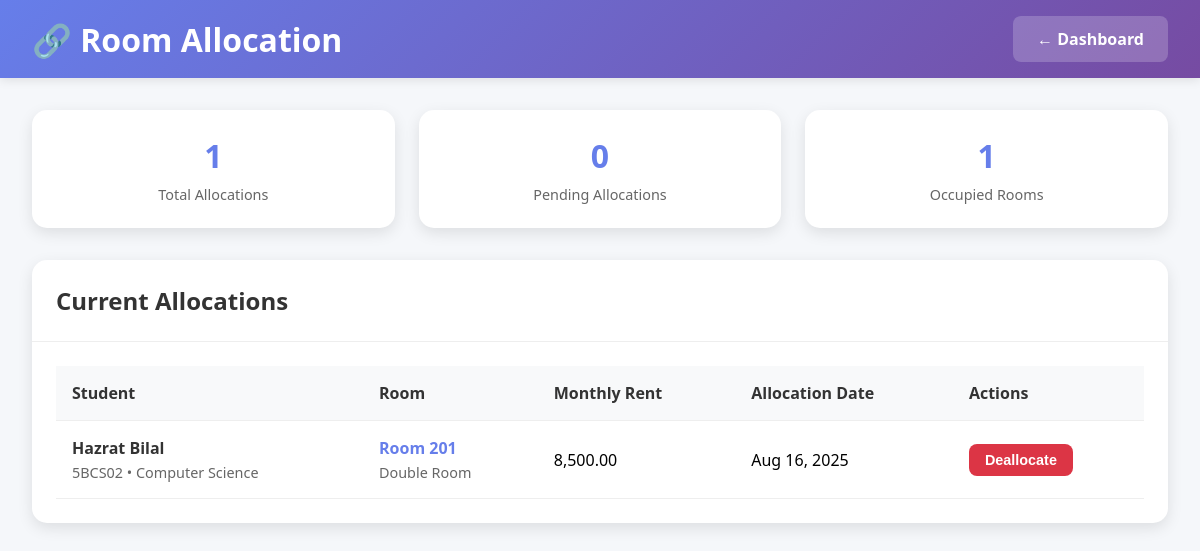
/allocations.php (signed in), run on the app's committed database.
### tables this page shows
CREATE TABLE `students` (
  `id` int(11) NOT NULL,
  `user_id` int(11) DEFAULT NULL,
  `roll_no` varchar(20) NOT NULL,
  `name` varchar(100) NOT NULL,
  `contact` varchar(15) NOT NULL,
  `department` varchar(50) NOT NULL,
  `room_id` int(11) DEFAULT NULL,
  `created_at` timestamp NOT NULL DEFAULT current_timestamp()
);

CREATE TABLE `rooms` (
  `id` int(11) NOT NULL,
  `room_number` varchar(20) NOT NULL,
  `room_type` enum('single','double') NOT NULL,
  `capacity` int(11) NOT NULL,
  `rent` decimal(10,2) NOT NULL,
  `status` enum('vacant','occupied') DEFAULT 'vacant',
  `created_at` timestamp NOT NULL DEFAULT current_timestamp()
);

### allocations.php (the view, shortened to what this page needs)
<?php
include 'config/db.php';
$allocations = $conn->query("
    SELECT s.id as student_id, s.name, s.roll_no, s.department,
           r.id as room_id, r.room_number, r.room_type, r.rent,
           s.created_at as allocation_date
    FROM students s
    JOIN rooms r ON s.room_id = r.id
    ORDER BY r.room_number, s.name
");
$total_allocations = $conn->query("SELECT COUNT(*) as count FROM students WHERE room_id IS NOT NULL")->fetch_assoc()['count'];
$pending_allocations = $conn->query("SELECT COUNT(*) as count FROM students WHERE room_id IS NULL")->fetch_assoc()['count'];
$occupied_rooms = $conn->query("SELECT COUNT(DISTINCT room_id) as count FROM students WHERE room_id IS NOT NULL")->fetch_assoc()['count'];
?>
<!DOCTYPE html>
<html lang="en">
<head>
</head>
<body>
    <div class="header">
        <h1>🔗 Room Allocation</h1>
        <a href="admin_dashboard.php" class="btn btn-secondary">← Dashboard</a>
    </div>
    <div class="container">
        <div class="stats-grid">
            <div class="stat-card">
                <div class="stat-number"><?php echo $total_allocations; ?></div>
                <div class="stat-label">Total Allocations</div>
            </div>
            <div class="stat-card">
                <div class="stat-number"><?php echo $pending_allocations; ?></div>
                <div class="stat-label">Pending Allocations</div>
            </div>
            <div class="stat-card">
                <div class="stat-number"><?php echo $occupied_rooms; ?></div>
                <div class="stat-label">Occupied Rooms</div>
            </div>
        </div>
        <div class="card">
            <div class="card-header">
                <h2 class="card-title">Current Allocations</h2>
            </div>
            <div class="card-body">
                <?php if ($allocations->num_rows > 0): ?>
                    <div class="table-container">
                        <table>
                            <thead>
                                <tr>
                                    <th>Student</th>
                                    <th>Room</th>
                                    <th>Monthly Rent</th>
                                    <th>Allocation Date</th>
                                    <th>Actions</th>
                                </tr>
                            </thead>
                            <tbody>
                                <?php while ($allocation = $allocations->fetch_assoc()): ?>
                                <tr>
                                    <td>
                                        <div class="student-info">
                                            <div class="student-name"><?php echo htmlspecialchars($allocation['name']); ?></div>
                                            <div class="student-details">
                                                <?php echo htmlspecialchars($allocation['roll_no']); ?> •
                                                <?php echo htmlspecialchars($allocation['department']); ?>
                                            </div>
                                        </div>
                                    </td>
                                    <td>
                                        <div class="room-info">
                                            <div class="room-number">Room <?php echo htmlspecialchars($allocation['room_number']); ?></div>
                                            <div class="room-details"><?php echo ucfirst($allocation['room_type']); ?> Room</div>
                                        </div>
                                    </td>
                                    <td><?php echo number_format($allocation['rent'], 2); ?></td>
                                    <td><?php echo date('M d, Y', strtotime($allocation['allocation_date'])); ?></td>
                                    <td>
                                        <form method="POST" style="display: inline;">
                                            <button type="submit" class="btn btn-danger btn-sm"
                                                    onclick="return confirm('Are you sure you want to deallocate this room?')">
                                                Deallocate
                                            </button>
                                        </form>
                                    </td>
                                </tr>
                                <?php endwhile; ?>
                            </tbody>
                        </table>
                    </div>
                <?php endif; ?>
            </div>
        </div>
    </div>
</body>
</html>

### allocations.php (style rules this page uses)
* { margin: 0; padding: 0; box-sizing: border-box; }
body { font-family: 'Segoe UI', Tahoma, Geneva, Verdana, sans-serif; background: #f5f7fa; min-height: 100vh; }
.header { background: linear-gradient(135deg, #667eea 0%, #764ba2 100%); color: white; padding: 1rem 2rem; display: flex; justify-content: space-between; align-items: center; box-shadow: 0 2px 10px rgba(0,0,0,0.1); }
.header h1 { display: flex; align-items: center; gap: 0.5rem; }
.btn { padding: 0.75rem 1.5rem; border: none; border-radius: 8px; cursor: pointer; text-decoration: none; font-weight: 600; transition: all 0.3s ease; display: inline-block; }
.btn-secondary { background: rgba(255,255,255,0.2); color: white; }
.btn-danger { background: #dc3545; color: white; }
.container { max-width: 1400px; margin: 2rem auto; padding: 0 2rem; }
.stats-grid { display: grid; grid-template-columns: repeat(auto-fit, minmax(200px, 1fr)); gap: 1.5rem; margin-bottom: 2rem; }
.stat-card { background: white; padding: 1.5rem; border-radius: 15px; box-shadow: 0 5px 15px rgba(0,0,0,0.1); text-align: center; }
.stat-number { font-size: 2rem; font-weight: bold; color: #667eea; margin-bottom: 0.5rem; }
.stat-label { color: #666; font-size: 0.9rem; }
.card { background: white; border-radius: 15px; box-shadow: 0 5px 15px rgba(0,0,0,0.1); margin-bottom: 2rem; }
.card-header { padding: 1.5rem; border-bottom: 1px solid #eee; display: flex; justify-content: space-between; align-items: center; }
.card-title { color: #333; font-size: 1.5rem; }
.card-body { padding: 1.5rem; }
.table-container { overflow-x: auto; }
table { width: 100%; border-collapse: collapse; }
th, td { padding: 1rem; text-align: left; border-bottom: 1px solid #eee; }
th { background: #f8f9fa; font-weight: 600; color: #333; }
.student-info { display: flex; flex-direction: column; gap: 0.25rem; }
.student-name { font-weight: 600; color: #333; }
.student-details { color: #666; font-size: 0.9rem; }
.room-info { display: flex; flex-direction: column; gap: 0.25rem; }
.room-number { font-weight: 600; color: #667eea; }
.room-details { color: #666; font-size: 0.9rem; }
.btn-sm { padding: 0.5rem 1rem; font-size: 0.9rem; }

### data on the page
students: name "Hazrat Bilal", roll_no "5BCS02", department "Computer Science", room.room_number "201", room.room_type "Double", room.rent "8,500.00", created_at "Aug 16, 2025"

### other printed values
$total_allocations "1"
$pending_allocations "0"
$occupied_rooms "1"
